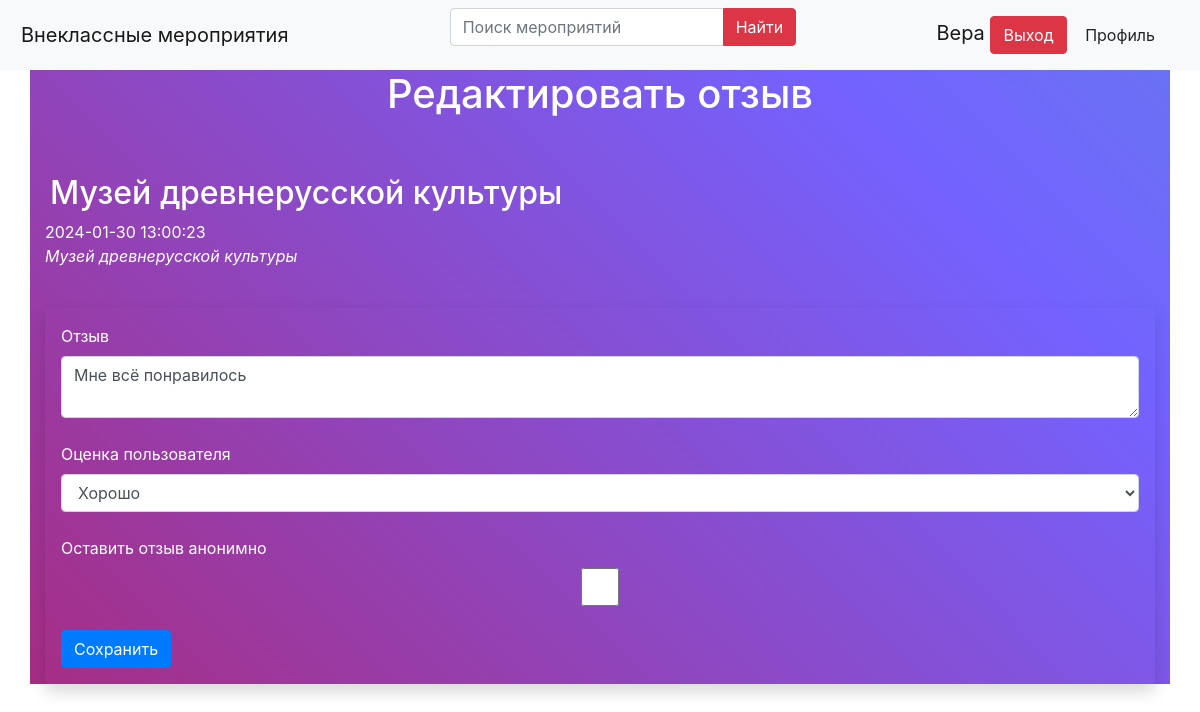
/feedbacks/edit/32 (signed in), run on an earlier commit of the app's database.
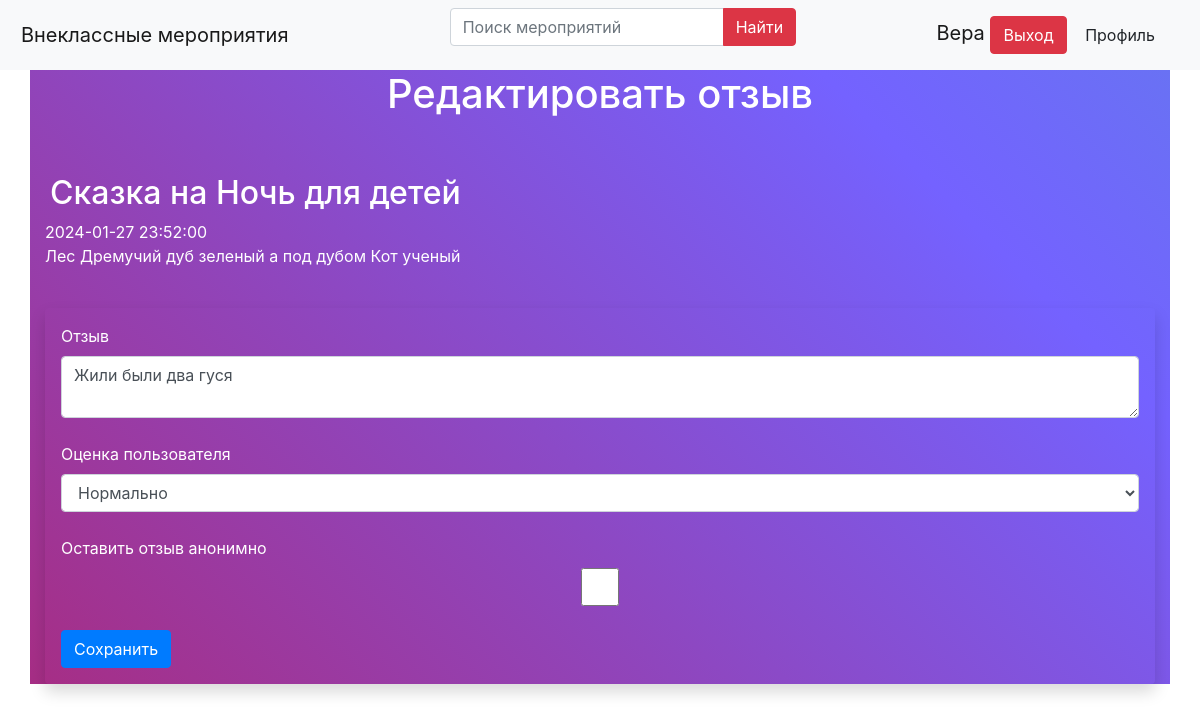
And on a later commit of the database.
### data/events.py (models this page shows)
class Events(SqlAlchemyBase):
    __tablename__ = 'events'
    id = db.Column(db.Integer, primary_key=True, autoincrement=True)
    title = db.Column(db.VARCHAR, nullable=False)
    description = db.Column(db.VARCHAR, nullable=False)
    event_picture = db.Column(db.VARCHAR, nullable=True)
    event_date_time = db.Column(db.DateTime, default=datetime.datetime.now)
    created_date = db.Column(db.DateTime, default=datetime.datetime.now)
    poster_id = db.Column(db.Integer, db.ForeignKey("users.id"))
    category_id = db.Column(db.Integer, db.ForeignKey("categories.id"))
    feedbacks = orm.relationship("Feedbacks", backref='event')

### data/feedbacks.py (models this page shows)
class Feedbacks(SqlAlchemyBase):
    __tablename__ = 'feedbacks'
    id = db.Column(db.Integer, primary_key=True, autoincrement=True)
    feedback = db.Column(db.VARCHAR, nullable=False)
    user_score = db.Column(db.VARCHAR, nullable=True)
    sentiment_score = db.Column(db.Integer, nullable=True)
    created_date = db.Column(db.DateTime, default=datetime.datetime.now)
    is_anonymous = db.Column(db.Boolean, default=False)
    poster_id = db.Column(db.Integer, db.ForeignKey("users.id"))
    event_id = db.Column(db.Integer, db.ForeignKey("events.id"))

### main.py (the view, shortened to what this page needs)
@app.route('/feedbacks/edit/<int:id>', methods=['GET', 'POST'])
def edit_feedback(id):
    form = FeedbackForm()
    db_sess = db_session.create_session()
    feedback = db_sess.query(Feedbacks).filter(Feedbacks.id == id).first()
    if id == feedback.poster_id or current_user.id == 1:
        form.feedback.data = feedback.feedback
        form.user_score.data = feedback.user_score
        form.is_anonymous.data = feedback.is_anonymous
    else:
        flash("Нельзя редактировать отзывы других пользователей")
    return render_template("edit_feedback.html", form=form, event=feedback.event)

### forms/feedback.py
class FeedbackForm(FlaskForm):
    feedback = TextAreaField("Отзыв", validators=[DataRequired()])
    user_score = SelectField("Оценка пользователя", choices=[(2, 'Нормально'), (3, 'Неплохо'), (4, 'Хорошо'), (5, 'Великолепно')])
    is_anonymous = BooleanField("Оставить отзыв анонимно")
    submit = SubmitField('Сохранить')

### forms/event.py
class SearchForm(FlaskForm):
    searched = StringField('Поиск мероприятий')
    submit = SubmitField('Найти')

### data/db_session.py (called while the page is built)
def create_session() -> Session:
    global __factory
    return __factory()

### main.py (called while the page is built)
@login_manager.user_loader
def load_user(user_id):
    db_sess = db_session.create_session()
    return db_sess.query(User).get(user_id)

@app.context_processor
def base():
    form = SearchForm()
    return dict(form=form)

### templates/edit_feedback.html (shortened to what this page needs)
{% extends "base.html" %}
{% block content %}
{% if current_user.is_authenticated %}
	<h1 style="color: white;">Редактировать отзыв</h1>
	<br/>
<h2><a href="{{ url_for('event', id=event.id)}}">{{ event.title }}</a></h2>
<div style="color: white;">
	{{ event.event_date_time }}
	{{ event.description|safe }}
</div>
	<div class="shadow p-3 mb-5 bg-body rounded">
		<form action="" method="POST" style="color: white;">
			{{ form.feedback.label(class="form-label") }}
			{{ form.feedback(class="form-control") }}
			<br/>
			{{ form.user_score.label(class="form-label") }}
			{{ form.user_score(class="form-control") }}
			<br/>
			{{ form.is_anonymous.label(class="form-label") }}
			{{ form.is_anonymous(class="form-control") }}
			<br/>
			{{ form.submit(class="btn btn-primary") }}
		</form>
	</div>
{% else %}
	<h2> Для редактирования отзыва необходимо войти в систему...</h2>
	<a href="{{ url_for('login') }}">Вход в систему</a>
{% endif %}
{% endblock %}

What changed in the data, as far as the page shows it:
no longer on this page (row unchanged): Events: title "Музей древнерусской культуры", event_date_time "2024-01-30 13:00:23", description "Музей древнерусской культуры"
now on this page (row edited): Events: title "Сказка на Ночь для детей", event_date_time "2024-01-27 23:52:00", description "Лес Дремучий дуб зеленый а под дубом Кот ученый"
changed Feedbacks: feedback "Мне всё понравилось" → "Жили были два гуся"; user_score "Хорошо" → "Нормально"
